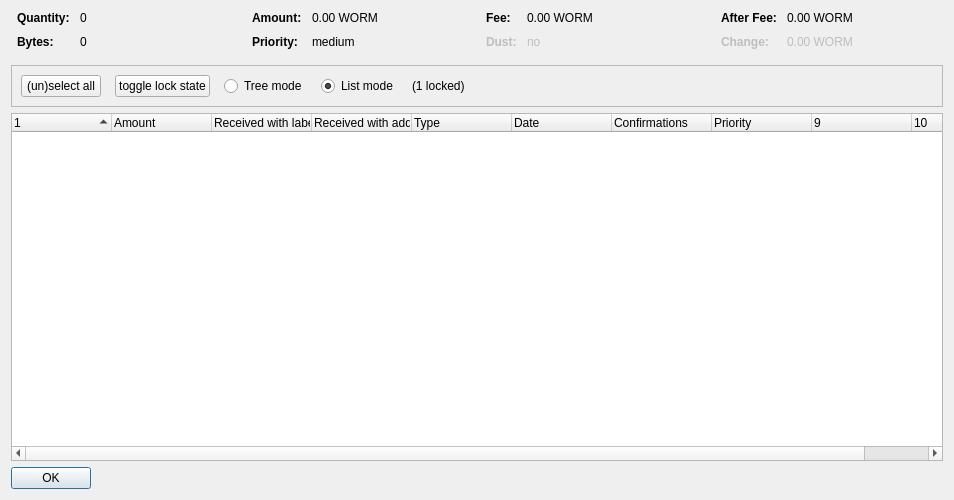
<?xml version="1.0" encoding="UTF-8"?>
<ui version="4.0">
 <class>CoinControlDialog</class>
 <widget class="QDialog" name="CoinControlDialog">
  <property name="geometry">
   <rect>
    <x>0</x>
    <y>0</y>
    <width>954</width>
    <height>500</height>
   </rect>
  </property>
  <property name="windowTitle">
   <string>Coin Selection</string>
  </property>
  <layout class="QVBoxLayout" name="verticalLayout">
   <item>
    <layout class="QHBoxLayout" name="horizontalLayoutTop" stretch="0,0,0,0">
     <property name="topMargin">
      <number>0</number>
     </property>
     <property name="bottomMargin">
      <number>10</number>
     </property>
     <item>
      <layout class="QFormLayout" name="formLayoutCoinControl1">
       <property name="horizontalSpacing">
        <number>10</number>
       </property>
       <property name="verticalSpacing">
        <number>10</number>
       </property>
       <property name="leftMargin">
        <number>6</number>
       </property>
       <property name="rightMargin">
        <number>6</number>
       </property>
       <item row="0" column="0">
        <widget class="QLabel" name="labelCoinControlQuantityText">
         <property name="font">
          <font>
           <weight>75</weight>
           <bold>true</bold>
          </font>
         </property>
         <property name="text">
          <string>Quantity:</string>
         </property>
        </widget>
       </item>
       <item row="0" column="1">
        <widget class="QLabel" name="labelCoinControlQuantity">
         <property name="cursor">
          <cursorShape>IBeamCursor</cursorShape>
         </property>
         <property name="contextMenuPolicy">
          <enum>Qt::ActionsContextMenu</enum>
         </property>
         <property name="text">
          <string notr="true">0</string>
         </property>
         <property name="textInteractionFlags">
          <set>Qt::LinksAccessibleByMouse|Qt::TextSelectableByKeyboard|Qt::TextSelectableByMouse</set>
         </property>
        </widget>
       </item>
       <item row="1" column="0">
        <widget class="QLabel" name="labelCoinControlBytesText">
         <property name="font">
          <font>
           <weight>75</weight>
           <bold>true</bold>
          </font>
         </property>
         <property name="text">
          <string>Bytes:</string>
         </property>
        </widget>
       </item>
       <item row="1" column="1">
        <widget class="QLabel" name="labelCoinControlBytes">
         <property name="cursor">
          <cursorShape>IBeamCursor</cursorShape>
         </property>
         <property name="contextMenuPolicy">
          <enum>Qt::ActionsContextMenu</enum>
         </property>
         <property name="text">
          <string notr="true">0</string>
         </property>
         <property name="textInteractionFlags">
          <set>Qt::LinksAccessibleByMouse|Qt::TextSelectableByKeyboard|Qt::TextSelectableByMouse</set>
         </property>
        </widget>
       </item>
      </layout>
     </item>
     <item>
      <layout class="QFormLayout" name="formLayoutCoinControl2">
       <property name="horizontalSpacing">
        <number>10</number>
       </property>
       <property name="verticalSpacing">
        <number>10</number>
       </property>
       <property name="leftMargin">
        <number>6</number>
       </property>
       <property name="rightMargin">
        <number>6</number>
       </property>
       <item row="0" column="0">
        <widget class="QLabel" name="labelCoinControlAmountText">
         <property name="font">
          <font>
           <weight>75</weight>
           <bold>true</bold>
          </font>
         </property>
         <property name="text">
          <string>Amount:</string>
         </property>
        </widget>
       </item>
       <item row="0" column="1">
        <widget class="QLabel" name="labelCoinControlAmount">
         <property name="cursor">
          <cursorShape>IBeamCursor</cursorShape>
         </property>
         <property name="contextMenuPolicy">
          <enum>Qt::ActionsContextMenu</enum>
         </property>
         <property name="text">
          <string notr="true">0.00 WORM</string>
         </property>
         <property name="textInteractionFlags">
          <set>Qt::LinksAccessibleByMouse|Qt::TextSelectableByKeyboard|Qt::TextSelectableByMouse</set>
         </property>
        </widget>
       </item>
       <item row="1" column="0">
        <widget class="QLabel" name="labelCoinControlPriorityText">
         <property name="font">
          <font>
           <weight>75</weight>
           <bold>true</bold>
          </font>
         </property>
         <property name="text">
          <string>Priority:</string>
         </property>
        </widget>
       </item>
       <item row="1" column="1">
        <widget class="QLabel" name="labelCoinControlPriority">
         <property name="cursor">
          <cursorShape>IBeamCursor</cursorShape>
         </property>
         <property name="contextMenuPolicy">
          <enum>Qt::ActionsContextMenu</enum>
         </property>
         <property name="text">
          <string>medium</string>
         </property>
         <property name="textInteractionFlags">
          <set>Qt::LinksAccessibleByMouse|Qt::TextSelectableByKeyboard|Qt::TextSelectableByMouse</set>
         </property>
        </widget>
       </item>
      </layout>
     </item>
     <item>
      <layout class="QFormLayout" name="formLayoutCoinControl3">
       <property name="horizontalSpacing">
        <number>10</number>
       </property>
       <property name="verticalSpacing">
        <number>10</number>
       </property>
       <property name="leftMargin">
        <number>6</number>
       </property>
       <property name="rightMargin">
        <number>6</number>
       </property>
       <item row="0" column="0">
        <widget class="QLabel" name="labelCoinControlFeeText">
         <property name="font">
          <font>
           <weight>75</weight>
           <bold>true</bold>
          </font>
         </property>
         <property name="text">
          <string>Fee:</string>
         </property>
        </widget>
       </item>
       <item row="0" column="1">
        <widget class="QLabel" name="labelCoinControlFee">
         <property name="cursor">
          <cursorShape>IBeamCursor</cursorShape>
         </property>
         <property name="contextMenuPolicy">
          <enum>Qt::ActionsContextMenu</enum>
         </property>
         <property name="text">
          <string notr="true">0.00 WORM</string>
         </property>
         <property name="textInteractionFlags">
          <set>Qt::LinksAccessibleByMouse|Qt::TextSelectableByKeyboard|Qt::TextSelectableByMouse</set>
         </property>
        </widget>
       </item>
       <item row="1" column="0">
        <widget class="QLabel" name="labelCoinControlLowOutputText">
         <property name="enabled">
          <bool>false</bool>
         </property>
         <property name="font">
          <font>
           <weight>75</weight>
           <bold>true</bold>
          </font>
         </property>
         <property name="text">
          <string>Dust:</string>
         </property>
        </widget>
       </item>
       <item row="1" column="1">
        <widget class="QLabel" name="labelCoinControlLowOutput">
         <property name="enabled">
          <bool>false</bool>
         </property>
         <property name="cursor">
          <cursorShape>IBeamCursor</cursorShape>
         </property>
         <property name="contextMenuPolicy">
          <enum>Qt::ActionsContextMenu</enum>
         </property>
         <property name="text">
          <string>no</string>
         </property>
         <property name="textInteractionFlags">
          <set>Qt::LinksAccessibleByMouse|Qt::TextSelectableByKeyboard|Qt::TextSelectableByMouse</set>
         </property>
        </widget>
       </item>
      </layout>
     </item>
     <item>
      <layout class="QFormLayout" name="formLayoutCoinControl4">
       <property name="horizontalSpacing">
        <number>10</number>
       </property>
       <property name="verticalSpacing">
        <number>10</number>
       </property>
       <property name="leftMargin">
        <number>6</number>
       </property>
       <property name="rightMargin">
        <number>6</number>
       </property>
       <item row="0" column="0">
        <widget class="QLabel" name="labelCoinControlAfterFeeText">
         <property name="font">
          <font>
           <weight>75</weight>
           <bold>true</bold>
          </font>
         </property>
         <property name="text">
          <string>After Fee:</string>
         </property>
        </widget>
       </item>
       <item row="0" column="1">
        <widget class="QLabel" name="labelCoinControlAfterFee">
         <property name="cursor">
          <cursorShape>IBeamCursor</cursorShape>
         </property>
         <property name="contextMenuPolicy">
          <enum>Qt::ActionsContextMenu</enum>
         </property>
         <property name="text">
          <string notr="true">0.00 WORM</string>
         </property>
         <property name="textInteractionFlags">
          <set>Qt::LinksAccessibleByMouse|Qt::TextSelectableByKeyboard|Qt::TextSelectableByMouse</set>
         </property>
        </widget>
       </item>
       <item row="1" column="0">
        <widget class="QLabel" name="labelCoinControlChangeText">
         <property name="enabled">
          <bool>false</bool>
         </property>
         <property name="font">
          <font>
           <weight>75</weight>
           <bold>true</bold>
          </font>
         </property>
         <property name="text">
          <string>Change:</string>
         </property>
        </widget>
       </item>
       <item row="1" column="1">
        <widget class="QLabel" name="labelCoinControlChange">
         <property name="enabled">
          <bool>false</bool>
         </property>
         <property name="cursor">
          <cursorShape>IBeamCursor</cursorShape>
         </property>
         <property name="contextMenuPolicy">
          <enum>Qt::ActionsContextMenu</enum>
         </property>
         <property name="text">
          <string notr="true">0.00 WORM</string>
         </property>
         <property name="textInteractionFlags">
          <set>Qt::LinksAccessibleByMouse|Qt::TextSelectableByKeyboard|Qt::TextSelectableByMouse</set>
         </property>
        </widget>
       </item>
      </layout>
     </item>
    </layout>
   </item>
   <item>
    <widget class="QFrame" name="frame">
     <property name="minimumSize">
      <size>
       <width>0</width>
       <height>40</height>
      </size>
     </property>
     <property name="frameShape">
      <enum>QFrame::StyledPanel</enum>
     </property>
     <property name="frameShadow">
      <enum>QFrame::Sunken</enum>
     </property>
     <layout class="QHBoxLayout" name="horizontalLayout">
      <item>
       <layout class="QHBoxLayout" name="horizontalLayoutPanel" stretch="0,0,0,0,0,0">
        <property name="spacing">
         <number>14</number>
        </property>
        <item>
         <widget class="QPushButton" name="pushButtonSelectAll">
          <property name="sizePolicy">
           <sizepolicy hsizetype="Maximum" vsizetype="Fixed">
            <horstretch>0</horstretch>
            <verstretch>0</verstretch>
           </sizepolicy>
          </property>
          <property name="text">
           <string>(un)select all</string>
          </property>
          <property name="autoDefault">
           <bool>false</bool>
          </property>
         </widget>
        </item>
        <item>
         <widget class="QPushButton" name="pushButtonToggleLock">
          <property name="sizePolicy">
           <sizepolicy hsizetype="Maximum" vsizetype="Fixed">
            <horstretch>0</horstretch>
            <verstretch>0</verstretch>
           </sizepolicy>
          </property>
          <property name="text">
           <string>toggle lock state</string>
          </property>
          <property name="autoDefault">
           <bool>false</bool>
          </property>
         </widget>
        </item>
        <item>
         <widget class="QRadioButton" name="radioTreeMode">
          <property name="sizePolicy">
           <sizepolicy hsizetype="Maximum" vsizetype="Fixed">
            <horstretch>0</horstretch>
            <verstretch>0</verstretch>
           </sizepolicy>
          </property>
          <property name="text">
           <string>Tree mode</string>
          </property>
         </widget>
        </item>
        <item>
         <widget class="QRadioButton" name="radioListMode">
          <property name="sizePolicy">
           <sizepolicy hsizetype="Maximum" vsizetype="Fixed">
            <horstretch>0</horstretch>
            <verstretch>0</verstretch>
           </sizepolicy>
          </property>
          <property name="text">
           <string>List mode</string>
          </property>
          <property name="checked">
           <bool>true</bool>
          </property>
         </widget>
        </item>
        <item>
         <widget class="QLabel" name="labelLocked">
          <property name="text">
           <string>(1 locked)</string>
          </property>
         </widget>
        </item>
        <item>
         <spacer name="horizontalSpacer">
          <property name="orientation">
           <enum>Qt::Horizontal</enum>
          </property>
          <property name="sizeHint" stdset="0">
           <size>
            <width>40</width>
            <height>20</height>
           </size>
          </property>
         </spacer>
        </item>
       </layout>
      </item>
     </layout>
    </widget>
   </item>
   <item>
    <widget class="CoinControlTreeWidget" name="treeWidget">
     <property name="contextMenuPolicy">
      <enum>Qt::CustomContextMenu</enum>
     </property>
     <property name="sortingEnabled">
      <bool>false</bool>
     </property>
     <property name="columnCount">
      <number>10</number>
     </property>
     <attribute name="headerShowSortIndicator" stdset="0">
      <bool>true</bool>
     </attribute>
     <attribute name="headerStretchLastSection">
      <bool>false</bool>
     </attribute>
     <column>
      <property name="text">
       <string/>
      </property>
     </column>
     <column>
      <property name="text">
       <string>Amount</string>
      </property>
     </column>
     <column>
      <property name="text">
       <string>Received with label</string>
      </property>
     </column>
     <column>
      <property name="text">
       <string>Received with address</string>
      </property>
     </column>
     <column>
      <property name="text">
       <string>Type</string>
      </property>
     </column>
     <column>
      <property name="text">
       <string>Date</string>
      </property>
     </column>
     <column>
      <property name="text">
       <string>Confirmations</string>
      </property>
      <property name="toolTip">
       <string>Confirmed</string>
      </property>
     </column>
     <column>
      <property name="text">
       <string>Priority</string>
      </property>
     </column>
     <column>
      <property name="text">
       <string/>
      </property>
     </column>
     <column>
      <property name="text">
       <string/>
      </property>
     </column>
    </widget>
   </item>
   <item>
    <widget class="QDialogButtonBox" name="buttonBox">
     <property name="sizePolicy">
      <sizepolicy hsizetype="Maximum" vsizetype="Fixed">
       <horstretch>0</horstretch>
       <verstretch>0</verstretch>
      </sizepolicy>
     </property>
     <property name="orientation">
      <enum>Qt::Horizontal</enum>
     </property>
     <property name="standardButtons">
      <set>QDialogButtonBox::Ok</set>
     </property>
    </widget>
   </item>
  </layout>
 </widget>
 <customwidgets>
  <customwidget>
   <class>CoinControlTreeWidget</class>
   <extends>QTreeWidget</extends>
   <header>coincontroltreewidget.h</header>
  </customwidget>
 </customwidgets>
 <resources/>
 <connections/>
</ui>
